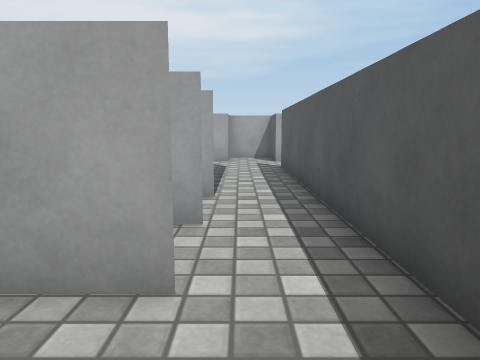
view 1 (above)

18 first-person views from a walk through a 3-D level made in the Unity game engine. The camera is 0.62 m above the floor, tilts 8° down and sees 70° across. The floor is counted in squares, 0.5 m on a side. Each view is taken from the middle of a square. On the plan, view 1 faces up. The plan holds only what a view shows up to about 14 squares ahead; the rest is blank. Surface patterns are stand-ins for the level's own textures.

view 2
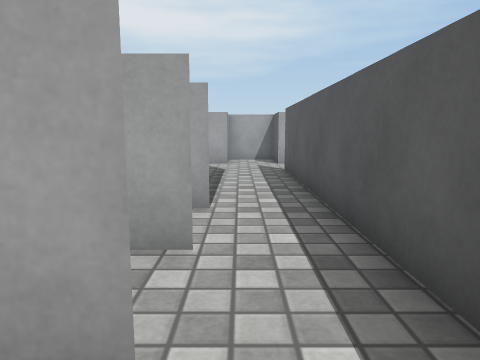

view 3
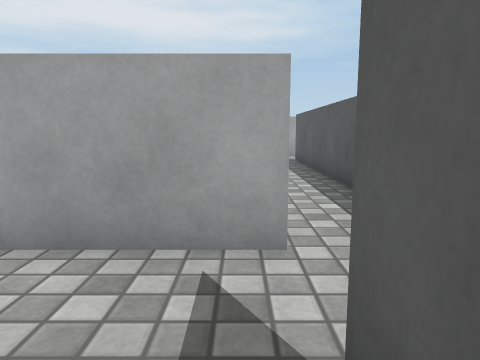

view 4
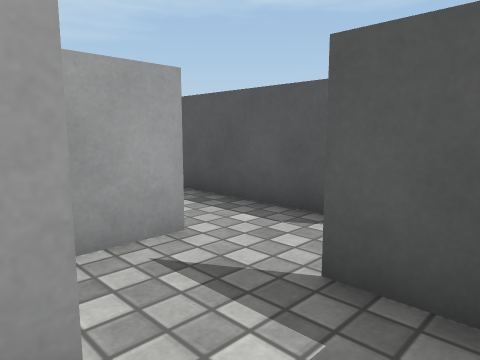

view 5
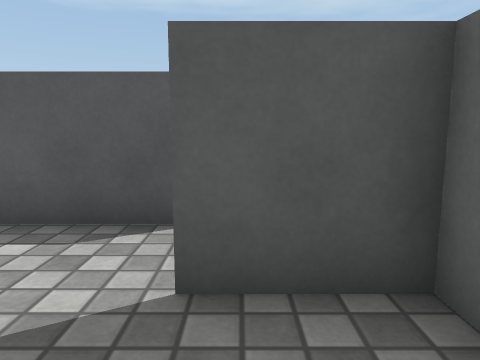

view 6
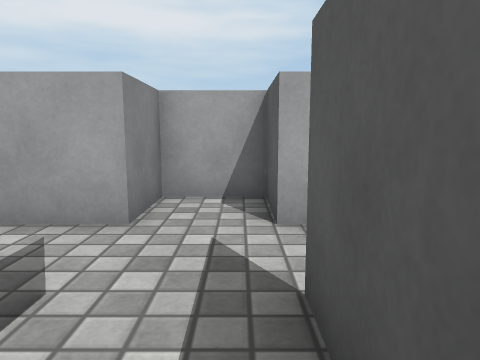

view 7
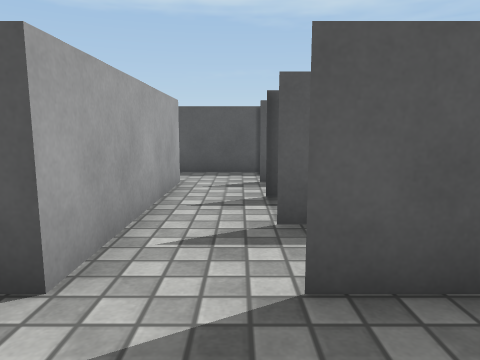

view 8
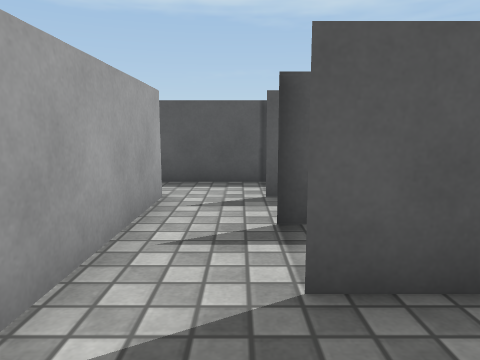

view 9
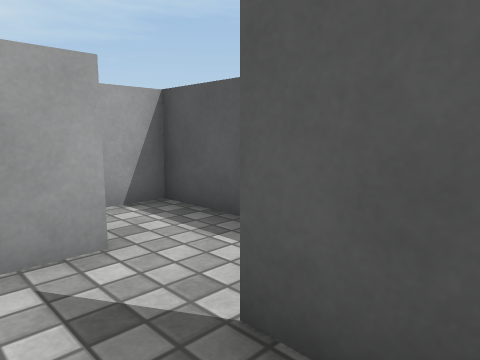

view 10
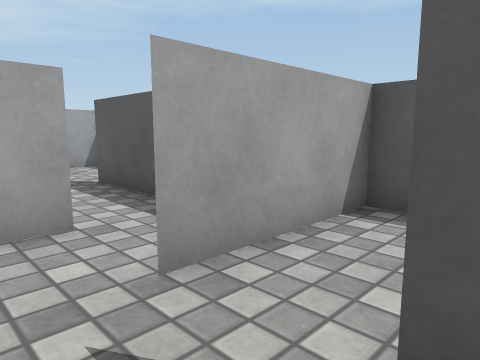

view 11
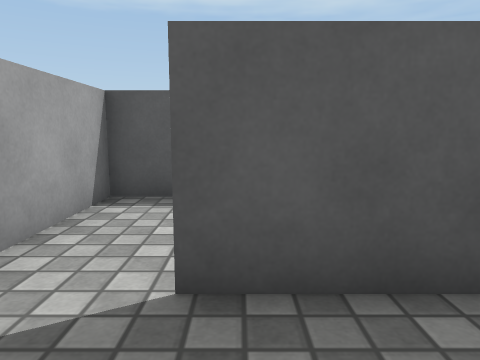

view 12
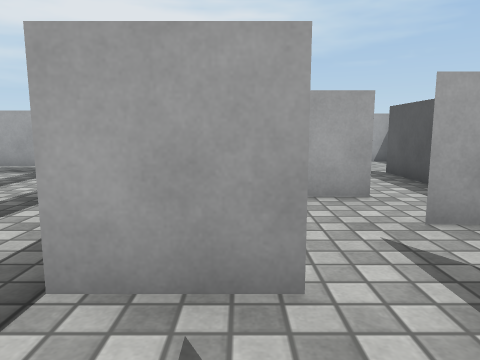

view 13
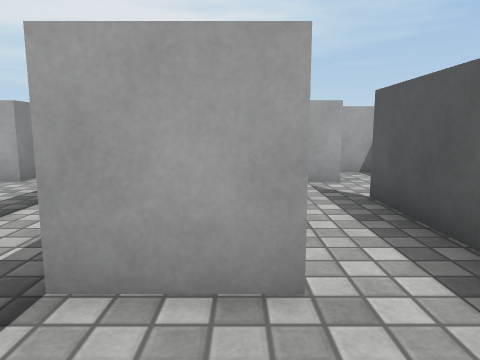

view 14
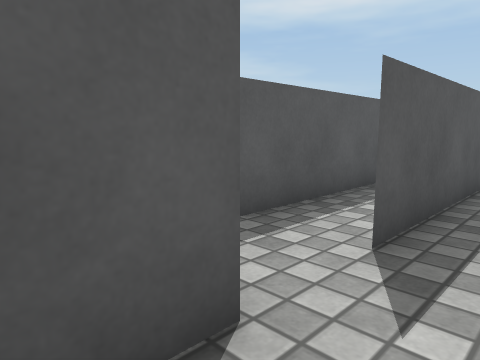

view 15
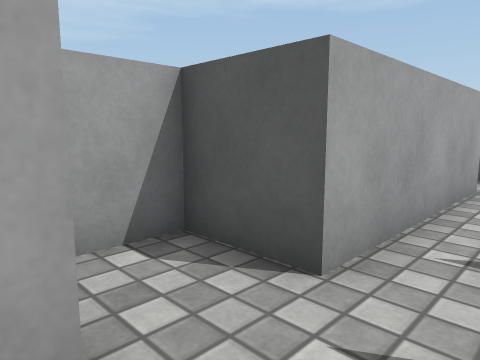

view 16
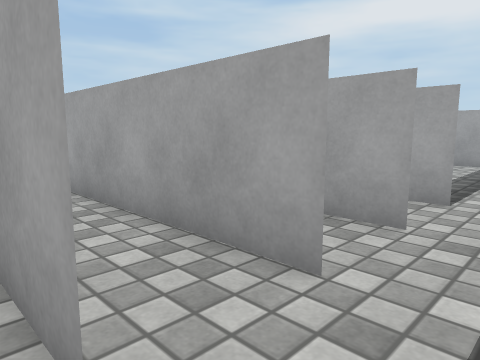

view 17
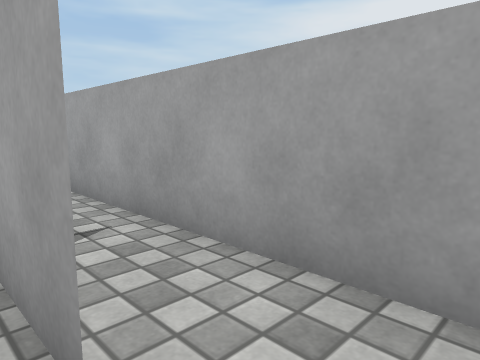

view 18
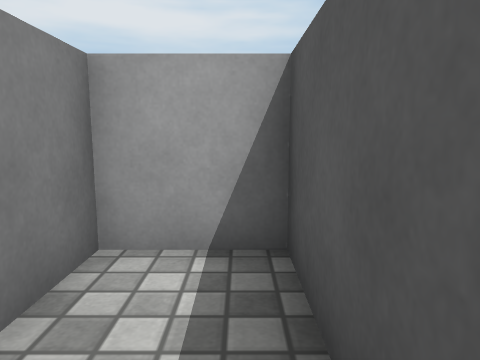

### Floor plan
Key: @ floor where view 1 was taken; # wall or solid block; . floor; T thing the floor can be seen under or through.
Columns run from 8 left of view 1 to 10 right of it. Each row starts with its distance up from view 1.
 17        ####    ####
 16        #..#    #..#
 15   ##  ##..######..#
 14    ..  ...........#
 13    ..  ...........#
 12        . .T.##..###
 11        . .T.# ..#
 10        . .T.# ..#
  9        . .T.##..
  8        . .#.#...
  7        # .#  .#####
  6        ...T  .....#
  5       ##..T##.....#
  4       ....T...#
  3  #######..T  .#
  2   ........T. .#
  1 ########..#
  0  .......@.#
 -1     ##..###
 -2      ...#
 -3      . .#
 -4        ##

Where each view was taken, in squares from view 1:
view 1: 0 up, 0 right, facing up
view 2: 1 up, 0 right, facing up
view 3: 3 down, 1 left, facing up
view 4: 3 down, 3 left, facing up-right
view 5: 2 down, 3 left, facing right
view 6: 10 up, 1 right, facing up
view 7: 13 up, 1 left, facing right
view 8: 13 up, 1 right, facing right
view 9: 11 up, 6 right, facing up-right
view 10: 4 up, 4 right, facing up-right
view 11: 4 up, 3 right, facing right
view 12: 2 up, 3 right, facing up
view 13: 6 up, 5 right, facing up
view 14: 16 up, 0 right, facing down-right
view 15: 13 up, 1 left, facing up-right
view 16: 0 up, 1 right, facing up-left
view 17: 2 down, 1 left, facing up-left
view 18: 13 up, 9 right, facing up
